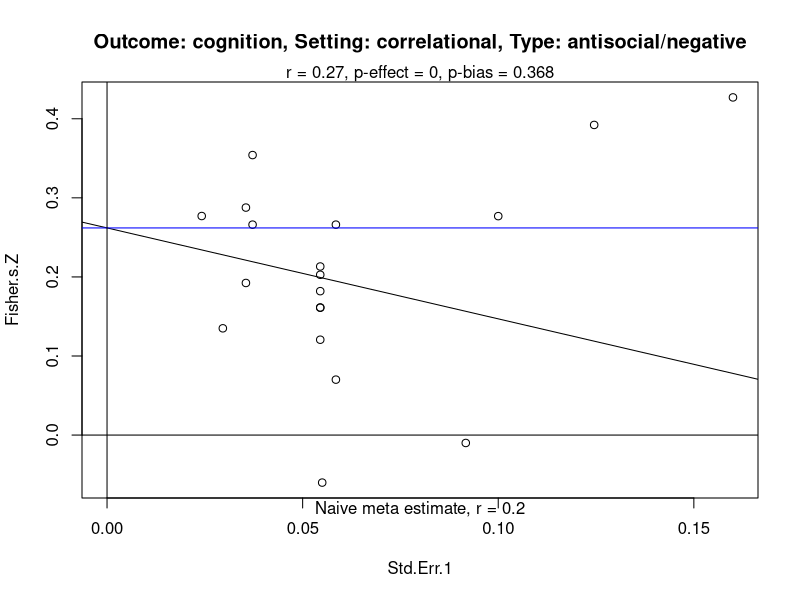
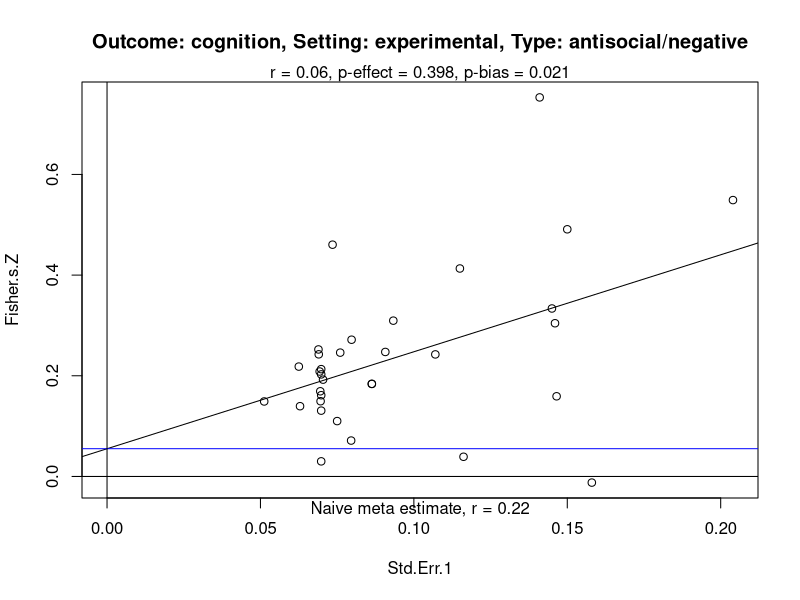
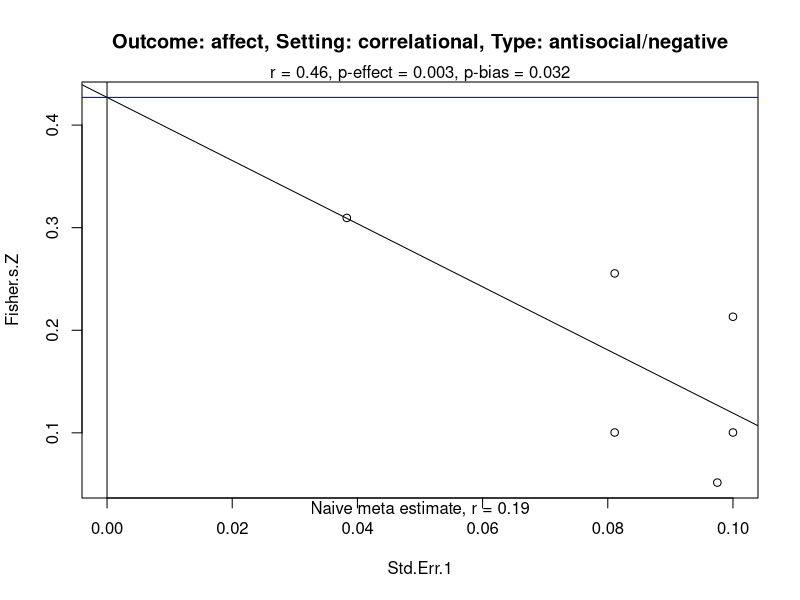
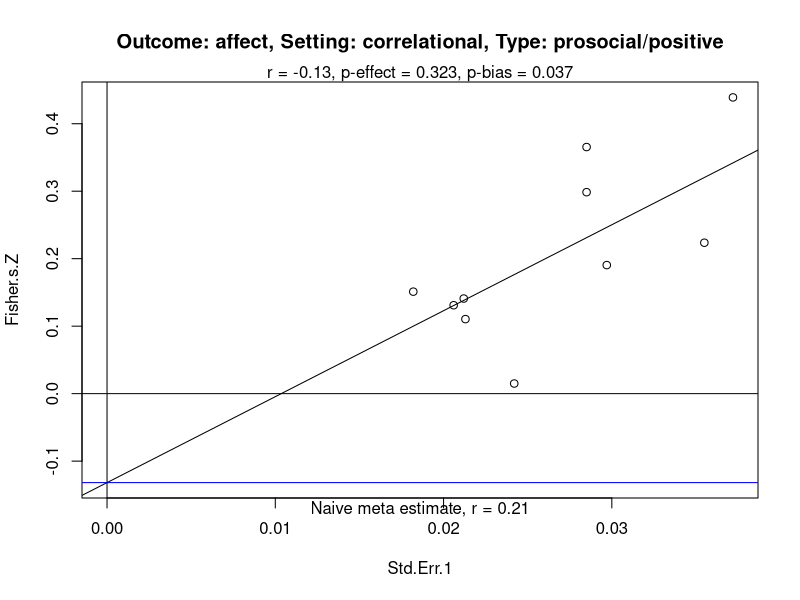
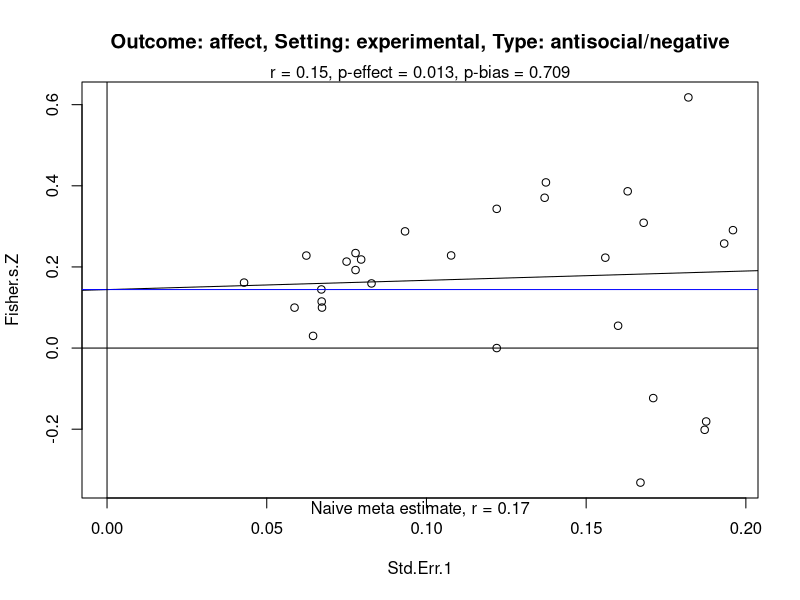
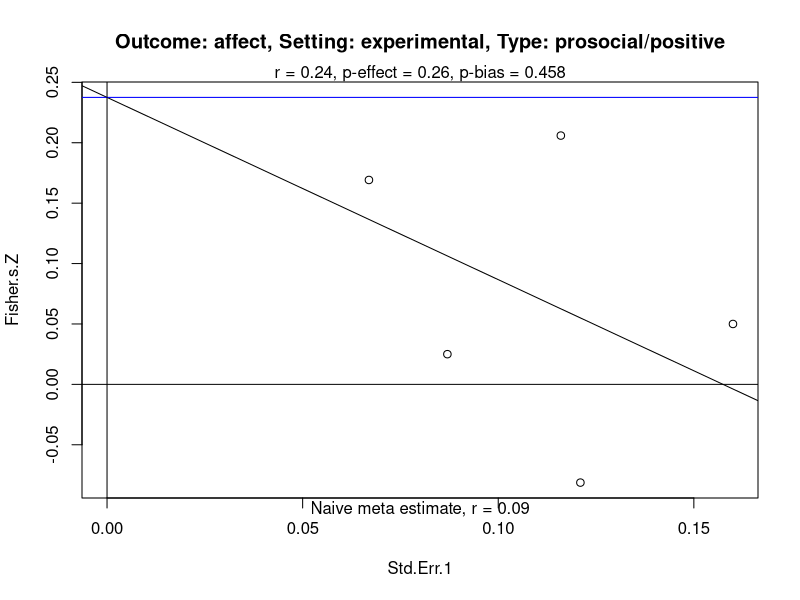
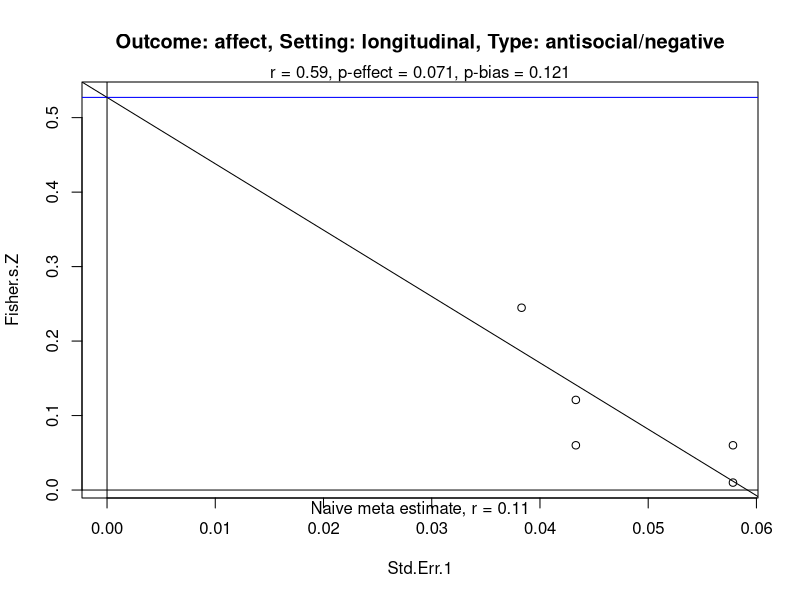
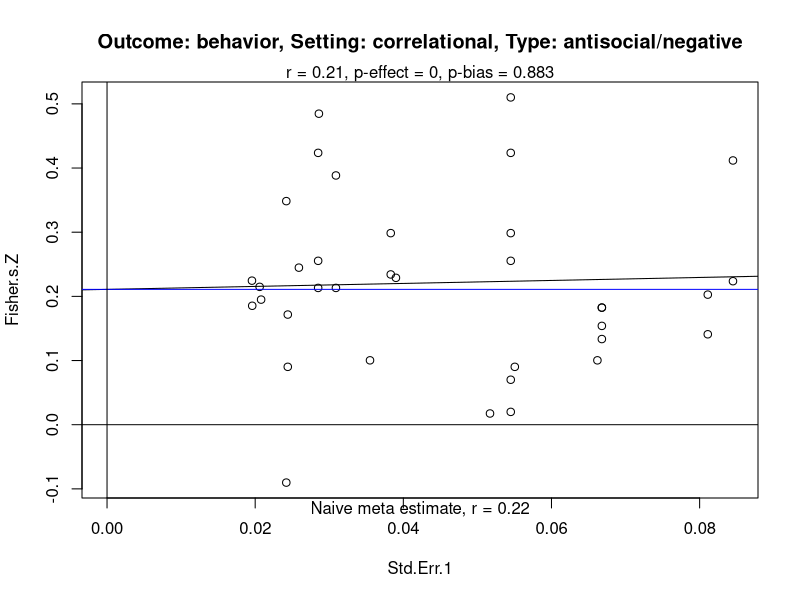

The R script that drew these images, in order: (Note: this script raises an error after producing the figures.)
# PET-PEESE of the meta-analysis
# Now I intend to add package 'metafor' and use rma()
  # to reproduce G&M's estimates alongside the PET-PEESE

# According to Carter & McCullough's citation of Stanley & Doucouliagos (2007)
  # Use PET to see if the estimated effect size != 0
  # If estimated effect size == 0 then use PET estimate
  # If PET says estimated effect != 0 then use PEESE estimate
# PET: b0 is estimated sig. of effect after bias
#    : b1 is estimated sig. of pub bias

# NOTES:
# Std.Err.1 seems to refer to Fisher.s.Z's standard error, which is convenient.
# Not sure what some of these subscripts mean on setting:
# "Exp", "Nonexp", and "Long" are obvious, 
#   but what are "NonexpS", "LongP", and "LongPs"?
# Would be nice to make x-axis always bottom out at 0

# Seems I've only got the violent-media stuff so I can't reproduce the
  # prosocial-media stuff. Could always ask...

require(metafor)

# Read in the data
setwd("G:/Craig_meta")
dat=read.delim("GM2014_full_raw_data.txt", stringsAsFactors=F)
table(dat$outcome.type, dat$Outcome.Group)
# Get apparent N given reported std.err of z
dat$N = (1/dat$Std.Err.1)^2+3

# for (i in c(2:6,11:14)) {
#   print (names(dat)[i])
#   print (unique(dat[,i]))
# }

# Need to determine how G&M sliced up these studies as reported in Tables 1 and 2...
# It's such a damn chore that several lines are reported for a single study like
#   the stupid 15min 10min 45min 30min stuff, I don't trust that.
# I could maybe start by just filtering by Study Design
#   And then maybe aggregate (weighted mean) within studies with same name & outcome 
#     but different other bullass.

# Std.Err.1 refers to Std.Err of z-transformed value

## Create functions # NOTE THAT THIS TIME WE USE Std.Err.1
# PET
PET=function(dataset) {
  petOut = lm(Fisher.s.Z ~ Std.Err.1, weights=1/(Std.Err.1^2), data=dataset)
  return(petOut)
  print(paste("Estimated effect size: r =", atanh(petOut$coefficients[1])))
}
verbosePET=function(dataset, plotName=NULL) {
  petOut = lm(Fisher.s.Z ~ Std.Err.1, weights=1/(Std.Err.1^2), data=dataset)
  print(paste("Estimated effect size: r =", atanh(petOut$coefficients[1])))
  with(dataset, plot(x=Std.Err.1, y=Fisher.s.Z, main=plotName
                     , xlim=c(0, max(Std.Err.1))
                     , ylim=c(min(petOut$coefficients[1], Fisher.s.Z, na.rm=T), max(petOut$coefficients[1], Fisher.s.Z, na.rm=T))
  )
  )
  abline(petOut)
  abline(h=petOut$coefficients[1], col='blue'); abline(v=0); abline(h=0)
  mtext(paste("r = ", round(atanh(petOut$coefficients[1]), 2)
              , ", p-effect = ", round(summary(petOut)$coefficients[1,4], 3)
              , ", p-bias = ", round(summary(petOut)$coefficients[2,4], 3)
              , sep=""))
  mtext(paste("Naive meta estimate, r ="
              , round(atanh(rma(Fisher.s.Z, Std.Err.1^2, data=dat[filter,]
                                , measure="COR")$b[1]), 2))
        , side=1)
}
# PEESE
PEESE=function(dataset) {
  peeseOut = lm(Fisher.s.Z ~ Std.Err.1^2, weights=1/(Std.Err.1^2), data=dataset)
  print(paste("Estimated effect size: r =", atanh(peeseOut$coefficients[1])))
  return(peeseOut)
}
verbosePEESE=function(dataset) {
  peeseOut = lm(Fisher.s.Z ~ Std.Err.1^2, weights=1/(Std.Err.1^2), data=dataset)
  print(paste("Estimated effect size: r =", atanh(peeseOut$coefficients[1])))
  with(dataset, plot(x=Std.Err.1, y=Fisher.s.Z))
  abline(peeseOut)
}

# Let's do this shit
for (i in unique(dat$Outcome.Group)) {
  for (j in unique(dat$study.design)) {
    for (k in unique(dat$outcome.type)) {
      #print(paste(i,j,k))
      if (i == "" | j  == "" | k == "") next # skip stupid "" returns
      filter = dat$Outcome.Group == i & dat$study.design == j & dat$outcome.type == k
      if (sum(filter) < 4) next # must have at least four studies
      name = paste("Outcome: ", i,
                   ", Setting: ", j,
                   ", Type: ", k
                   , sep="")
      windows()
      saveName = paste("./GM_petpeese_plotdump/", paste(i,j,substr(k,1,4), sep="_"),".png", sep="")
      print(name)
      verbosePET(dat[filter,], plotName = name)
      savePlot(filename=saveName, type="png")
      graphics.off()
    }
  }
}

i = "AggAff"; j = "Exp"; k = "y"
filter = dat$Outcome == i & dat$Setting == j & dat$Best. == k
res =  rma(Correlation, Std.Err.1^2, data=dat[filter,], measure="COR")
funnel(dat$Correlation[filter], dat$Std.Err.1[filter], xlim=c(0,1), contour=c(.9,.95,.975))
